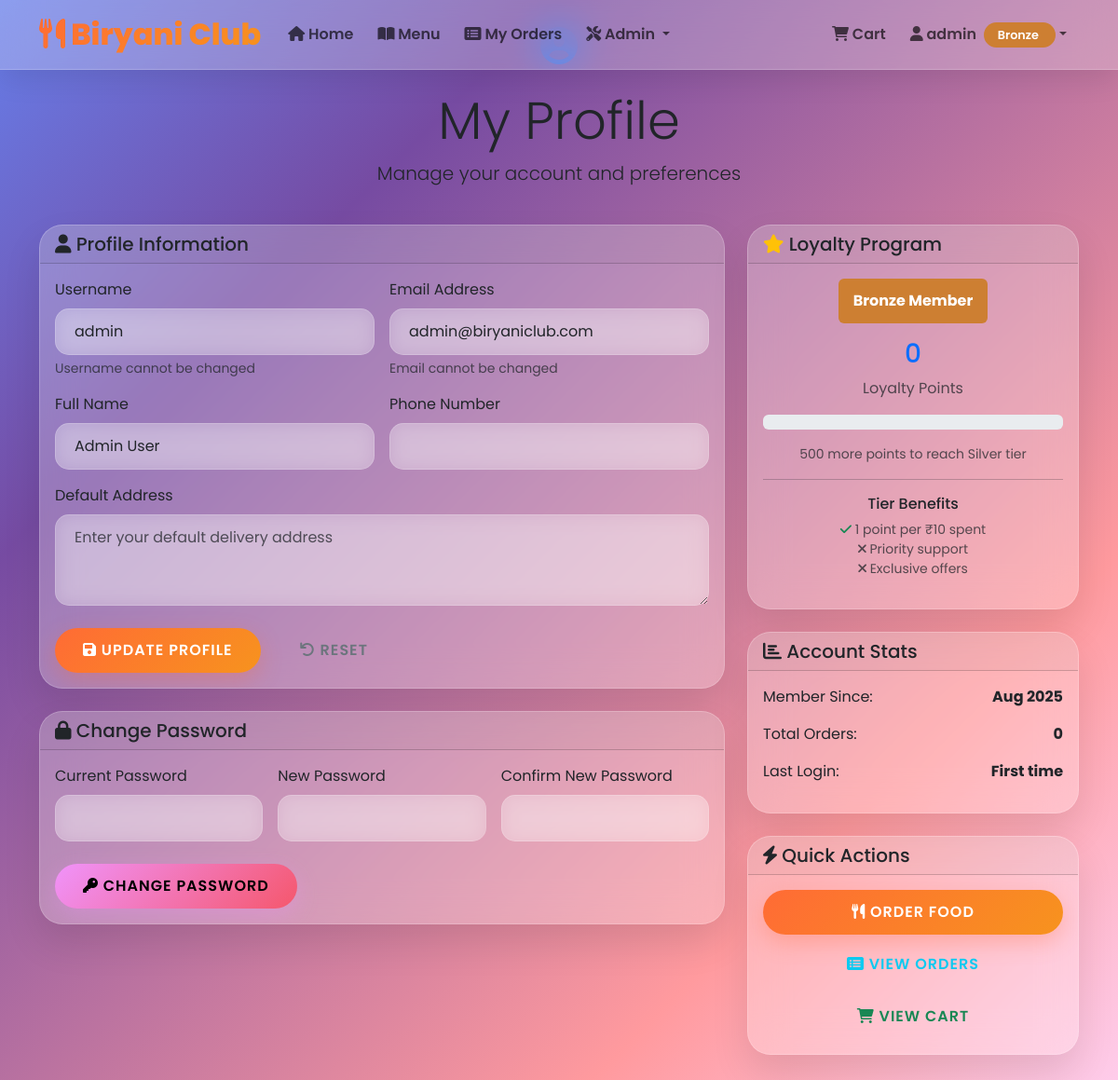
The app's page /profile (signed in) with its own data.
### models.py (models this page shows, shortened)
class User(db.Model):
    id = db.Column(db.Integer, primary_key=True)
    username = db.Column(db.String(80), unique=True, nullable=False)
    email = db.Column(db.String(120), unique=True, nullable=False)
    password_hash = db.Column(db.String(256), nullable=False)
    full_name = db.Column(db.String(100))
    phone = db.Column(db.String(15))
    address = db.Column(db.Text)
    loyalty_points = db.Column(db.Integer, default=0)
    loyalty_tier = db.Column(db.String(20), default='bronze')
    is_admin = db.Column(db.Boolean, default=False)
    is_delivery = db.Column(db.Boolean, default=False)
    created_at = db.Column(db.DateTime, default=datetime.utcnow)
    last_login = db.Column(db.DateTime)
    def get_tier_color(self):
        colors = {
            'bronze': '#cd7f32',
            'silver': '#c0c0c0',
            'gold': '#ffd700'
        }
        return colors.get(self.loyalty_tier, '#cd7f32')

### routes.py (the view, shortened to what this page needs)
@app.route('/profile', methods=['GET', 'POST'])
@login_required
def profile():
    user = User.query.get(session['user_id'])
    recent_orders = Order.query.filter_by(user_id=user.id).order_by(Order.created_at.desc()).limit(5).all()
    return render_template('user/profile.html',
                         title='My Profile - Biryani Club',
                         user=user,
                         recent_orders=recent_orders)

### templates/user/profile.html (shortened to what this page needs)
{% extends "base.html" %}
{% block content %}
<div class="container">
    <div class="row mb-4">
        <div class="col-12">
            <div class="text-center">
                <div class="fs-1 text-primary mb-3">
                    <i class="fas fa-user-circle"></i>
                </div>
                <h1 class="display-4">My Profile</h1>
                <p class="lead">Manage your account and preferences</p>
            </div>
        </div>
    </div>
    <div class="row g-4">
        <div class="col-lg-8">
            <div class="card mb-4">
                <div class="card-header">
                    <h5 class="mb-0">
                        <i class="fas fa-user"></i> Profile Information
                    </h5>
                </div>
                <div class="card-body">
                    <form method="POST" action="{{ url_for('profile') }}">
                        <div class="row g-3">
                            <div class="col-md-6">
                                <label for="username" class="form-label">Username</label>
                                <input type="text" class="form-control" id="username" value="{{ user.username }}" readonly>
                                <div class="form-text">Username cannot be changed</div>
                            </div>
                            <div class="col-md-6">
                                <label for="email" class="form-label">Email Address</label>
                                <input type="email" class="form-control" id="email" value="{{ user.email }}" readonly>
                                <div class="form-text">Email cannot be changed</div>
                            </div>
                            <div class="col-md-6">
                                <label for="full_name" class="form-label">Full Name</label>
                                <input type="text" class="form-control" id="full_name" name="full_name"
                                       value="{{ user.full_name or '' }}">
                            </div>
                            <div class="col-md-6">
                                <label for="phone" class="form-label">Phone Number</label>
                                <input type="tel" class="form-control" id="phone" name="phone"
                                       value="{{ user.phone or '' }}">
                            </div>
                            <div class="col-12">
                                <label for="address" class="form-label">Default Address</label>
                                <textarea class="form-control" id="address" name="address" rows="3"
                                          placeholder="Enter your default delivery address">{{ user.address or '' }}</textarea>
                            </div>
                        </div>
                        <div class="mt-4">
                            <button type="submit" class="btn btn-primary">
                                <i class="fas fa-save"></i> Update Profile
                            </button>
                            <button type="button" class="btn btn-outline-secondary ms-2" onclick="resetForm()">
                                <i class="fas fa-undo"></i> Reset
                            </button>
                        </div>
                    </form>
                </div>
            </div>
            <div class="card">
                <div class="card-header">
                    <h5 class="mb-0">
                        <i class="fas fa-lock"></i> Change Password
                    </h5>
                </div>
                <div class="card-body">
                    <form method="POST" action="{{ url_for('change_password') }}" id="password-form">
                        <div class="row g-3">
                            <div class="col-md-4">
                                <label for="current_password" class="form-label">Current Password</label>
                                <input type="password" class="form-control" id="current_password"
                                       name="current_password" required>
                            </div>
                            <div class="col-md-4">
                                <label for="new_password" class="form-label">New Password</label>
                                <input type="password" class="form-control" id="new_password"
                                       name="new_password" required>
                            </div>
                            <div class="col-md-4">
                                <label for="confirm_password" class="form-label">Confirm New Password</label>
                                <input type="password" class="form-control" id="confirm_password"
                                       name="confirm_password" required>
                            </div>
                        </div>
                        <div class="mt-4">
                            <button type="submit" class="btn btn-warning">
                                <i class="fas fa-key"></i> Change Password
                            </button>
                        </div>
                    </form>
                </div>
            </div>
        </div>
        <div class="col-lg-4">
            <div class="card mb-4">
                <div class="card-header">
                    <h5 class="mb-0">
                        <i class="fas fa-star text-warning"></i> Loyalty Program
                    </h5>
                </div>
                <div class="card-body text-center">
                    <div class="mb-3">
                        <span class="badge p-3 fs-6" style="background-color: {{ user.get_tier_color() }}">
                            {{ user.loyalty_tier.title() }} Member
                        </span>
                    </div>
                    <div class="mb-3">
                        <h3 class="text-primary">{{ user.loyalty_points }}</h3>
                        <p class="text-muted mb-0">Loyalty Points</p>
                    </div>
                    <div class="progress mb-3">
                        {% set progress = ((user.loyalty_points % 500) / 500 * 100) if user.loyalty_tier != 'gold' else 100 %}
                    </div>
                    {% if user.loyalty_tier == 'bronze' %}
                        <p class="small text-muted">
                            {{ 500 - user.loyalty_points }} more points to reach Silver tier
                        </p>
                    {% elif user.loyalty_tier == 'silver' %}
                        <p class="small text-muted">
                            {{ 1000 - user.loyalty_points }} more points to reach Gold tier
                        </p>
                    {% else %}
                        <p class="small text-success">
                            <i class="fas fa-crown"></i> You've reached the highest tier!
                        </p>
                    {% endif %}
                    <hr>
                    <h6>Tier Benefits</h6>
                    <ul class="list-unstyled small text-muted">
                        {% if user.loyalty_tier == 'bronze' %}
                            <li><i class="fas fa-check text-success"></i> 1 point per ₹10 spent</li>
                            <li><i class="fas fa-times text-muted"></i> Priority support</li>
                            <li><i class="fas fa-times text-muted"></i> Exclusive offers</li>
                        {% elif user.loyalty_tier == 'silver' %}
                            <li><i class="fas fa-check text-success"></i> 1 point per ₹10 spent</li>
                            <li><i class="fas fa-check text-success"></i> Priority support</li>
                            <li><i class="fas fa-times text-muted"></i> Exclusive offers</li>
                        {% else %}
                            <li><i class="fas fa-check text-success"></i> 1 point per ₹10 spent</li>
                            <li><i class="fas fa-check text-success"></i> Priority support</li>
                            <li><i class="fas fa-check text-success"></i> Exclusive offers</li>
                        {% endif %}
                    </ul>
                </div>
            </div>
            <div class="card mb-4">
                <div class="card-header">
                    <h5 class="mb-0">
                        <i class="fas fa-chart-bar"></i> Account Stats
                    </h5>
                </div>
                <div class="card-body">
                    <div class="d-flex justify-content-between mb-3">
                        <span>Member Since:</span>
                        <strong>{{ user.created_at.strftime('%b %Y') }}</strong>
                    </div>
                    <div class="d-flex justify-content-between mb-3">
                        <span>Total Orders:</span>
                        <strong>{{ recent_orders|length }}</strong>
                    </div>
                    <div class="d-flex justify-content-between mb-3">
                        <span>Last Login:</span>
                        <strong>{{ user.last_login.strftime('%d %b %Y') if user.last_login else 'First time' }}</strong>
                    </div>
                </div>
            </div>
            <div class="card">
                <div class="card-header">
                    <h5 class="mb-0">
                        <i class="fas fa-bolt"></i> Quick Actions
                    </h5>
                </div>
                <div class="card-body">
                    <div class="d-grid gap-2">
                        <a href="{{ url_for('menu') }}" class="btn btn-primary">
                            <i class="fas fa-utensils"></i> Order Food
                        </a>
                        <a href="{{ url_for('my_orders') }}" class="btn btn-outline-info">
                            <i class="fas fa-list-alt"></i> View Orders
                        </a>
                        <a href="{{ url_for('cart') }}" class="btn btn-outline-success">
                            <i class="fas fa-shopping-cart"></i> View Cart
                        </a>
                    </div>
                </div>
            </div>
        </div>
    </div>
</div>
{% endblock %}

### templates/base.html (shortened to what this page needs)
<!DOCTYPE html>
<html lang="en">
<head>
    <link href="https://cdn.jsdelivr.net/npm/bootstrap@5.3.0/dist/css/bootstrap.min.css" rel="stylesheet">
    <link href="https://cdnjs.cloudflare.com/ajax/libs/font-awesome/6.0.0/css/all.min.css" rel="stylesheet">
    <link rel="stylesheet" href="https://cdn.jsdelivr.net/npm/bootstrap-icons@1.10.0/font/bootstrap-icons.css">
</head>
<body>
    <nav class="navbar navbar-expand-lg navbar-light fixed-top">
        <div class="container">
            <a class="navbar-brand" href="{{ url_for('home') }}">
                <i class="fas fa-utensils"></i> Biryani Club
            </a>
            <div class="collapse navbar-collapse" id="navbarNav">
                <ul class="navbar-nav me-auto">
                    <li class="nav-item">
                        <a class="nav-link" href="{{ url_for('home') }}">
                            <i class="fas fa-home"></i> Home
                        </a>
                    </li>
                    <li class="nav-item">
                        <a class="nav-link" href="{{ url_for('menu') }}">
                            <i class="fas fa-book-open"></i> Menu
                        </a>
                    </li>
                    {% if get_current_user() %}
                        <li class="nav-item">
                            <a class="nav-link" href="{{ url_for('my_orders') }}">
                                <i class="fas fa-list-alt"></i> My Orders
                            </a>
                        </li>
                    {% endif %}
                    {% if get_current_user() and get_current_user().is_admin %}
                        <li class="nav-item dropdown">
                            <a class="nav-link dropdown-toggle" href="#" id="adminDropdown" role="button" data-bs-toggle="dropdown">
                                <i class="fas fa-tools"></i> Admin
                            </a>
                        </li>
                    {% endif %}
                </ul>
                <ul class="navbar-nav">
                    <li class="nav-item">
                        <a class="nav-link position-relative" href="{{ url_for('cart') }}">
                            <i class="fas fa-shopping-cart"></i> Cart
                        </a>
                    </li>
                    {% if get_current_user() %}
                        <li class="nav-item dropdown">
                            <a class="nav-link dropdown-toggle" href="#" id="userDropdown" role="button" data-bs-toggle="dropdown">
                                <i class="fas fa-user"></i> {{ get_current_user().username }}
                                {% if get_current_user().loyalty_tier %}
                                    <span class="loyalty-badge ms-1" style="background-color: {{ get_current_user().get_tier_color() }}">
                                        {{ get_current_user().loyalty_tier.title() }}
                                    </span>
                                {% endif %}
                            </a>
                        </li>
                    {% endif %}
                </ul>
            </div>
        </div>
    </nav>
    <div class="main-content">
        {% block content %}{% endblock %}
    </div>
</body>
</html>

### records on screen
User: username "admin", loyalty_tier "Bronze", email "admin@biryaniclub.com", full_name "Admin User", loyalty_points "0", 500-user.loyalty_points "500", created_at "Aug 2025", last_login "First time"

### other values on screen
{{ recent_orders|length }} "0"
